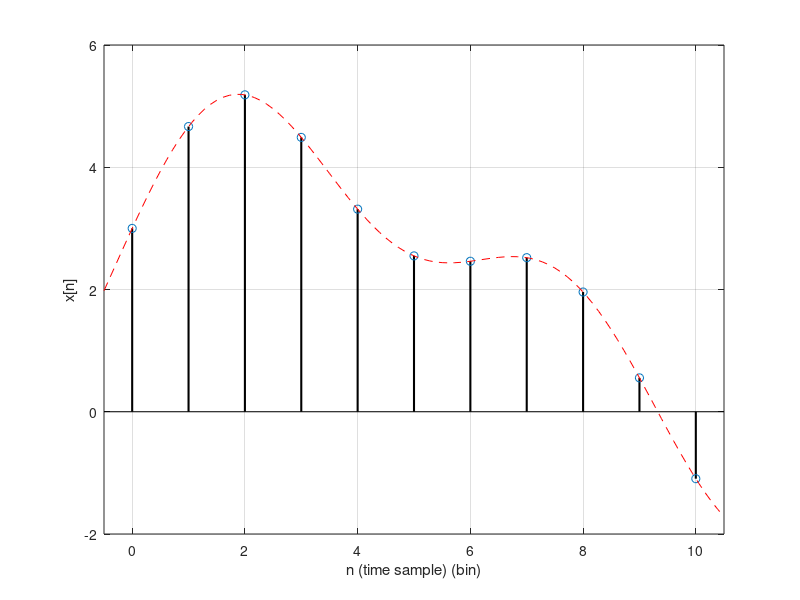
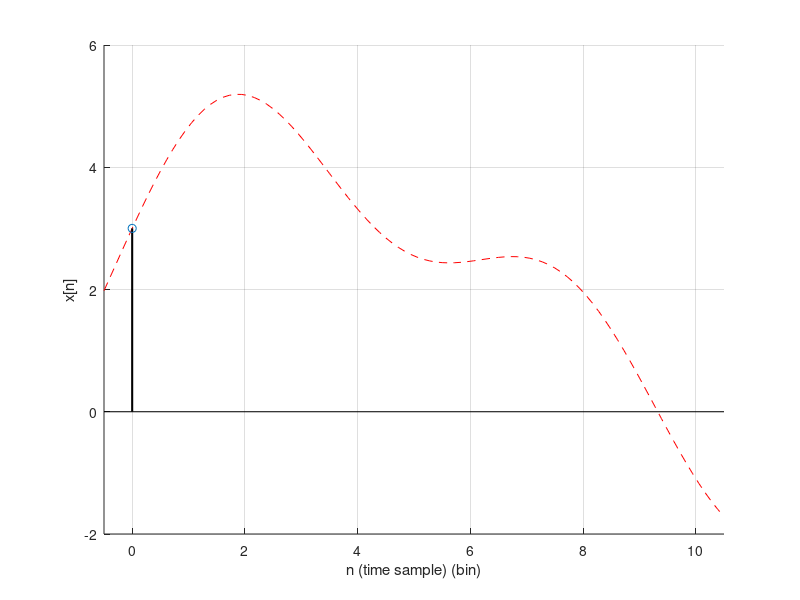
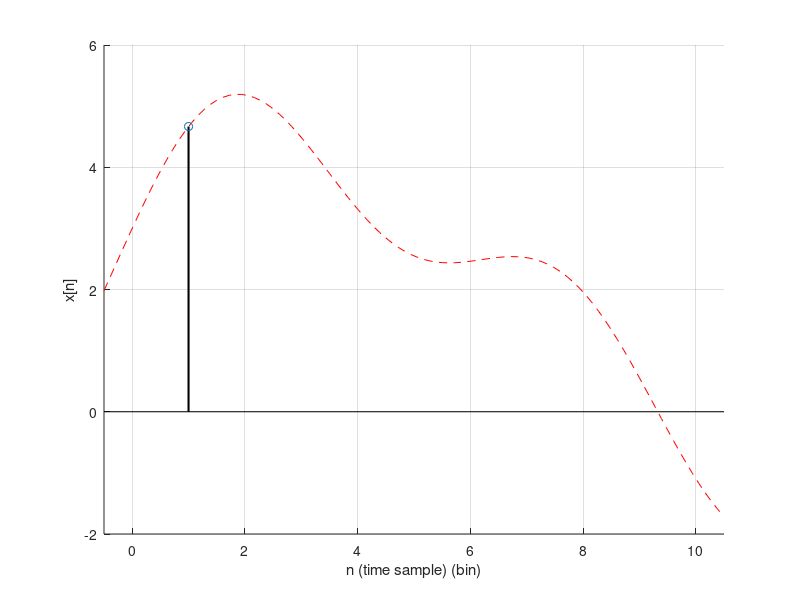
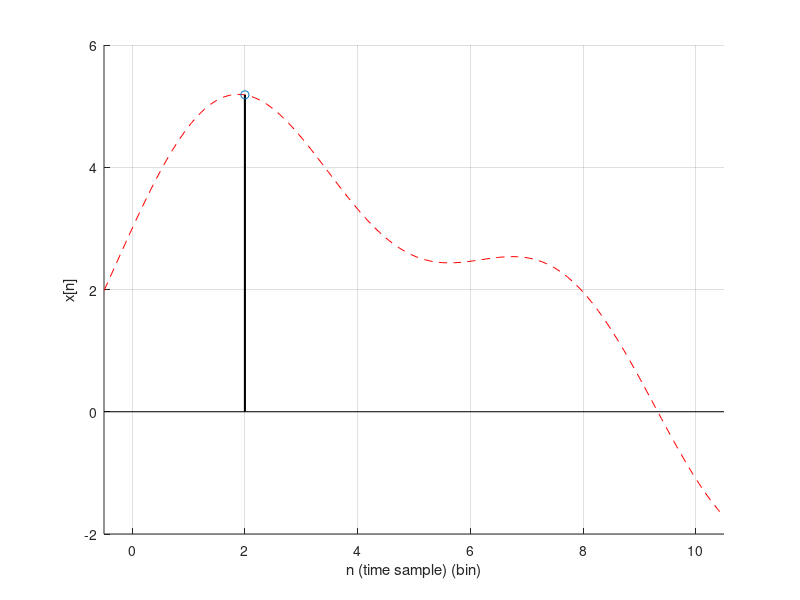

Write the MATLAB code that produced these figures, in order.
clear; close all; clc;

%% Impulse response
close all;
t = 0:1:10;
x = sin(t) + 3*cos(t/3) + 4* sin(t/4);
stem(t, x,'color','k', 'linewidth', 1.5)

t2 = linspace(-0.5,10.5,100);
x2 = sin(t2) + 3*cos(t2/3) + 4* sin(t2/4);
hold on;
plot(t2, x2, 'r--')

xlabel('n (time sample) (bin)');
ylabel('x[n]');
grid on;
xlim([-0.5 10.5])

%% 신호를 분해하자
close all;

for i = 1:11
    figure;
    hold on;
    plot(t2, x2, 'r--')
    
    xlabel('n (time sample) (bin)');
    ylabel('x[n]');
    grid on;
    xlim([-0.5 10.5])
    x = sin(t(i)) + 3*cos(t(i)/3) + 4* sin(t(i)/4);
    stem(t(i), x,'color','k', 'linewidth', 1.5)
end





%% Moving Average

rng(2);
a = rand(1,20);
sig = a+0.1*(1:20);

% calculating moving average
M=5;
sig_MA = nan(1, length(sig));

for i = M:length(a)
    sig_MA(i) = mean(sig(i-(M-1):i));
end

figure;
subplot(2,1,1);
plot(sig,'o-')
ylim([0, 3])
title('원래의 신호')
subplot(2,1,2)
plot(sig_MA,'o-')
xlim([0, 20]); ylim([0, 3])
title('moving average 신호')